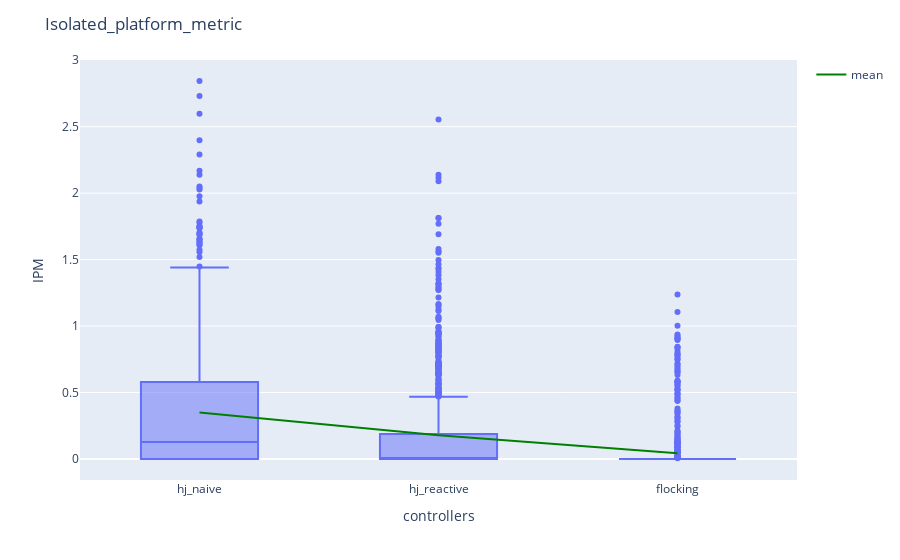

Here is the notebook cell this chart was saved with:
### Markdown cell above
+ Isolated Platform Metric

### Code cell
ipm_dict= {"hj_naive": metrics_hj_naive["Isolated_platform_metric"],
                      "hj_reactive": metrics_hj_reactive["Isolated_platform_metric"],
                      "flocking": metrics_hj_flocking["Isolated_platform_metric"]}
ipm_df = pd.DataFrame(ipm_dict)
fig_ipm = px.box(ipm_df, log_y=False )
mean_trace = go.Scatter(
    x=ipm_df.columns,
    y=ipm_df.mean(),
    mode='lines',
    line=dict(color='green', width=2),
    showlegend=True,
    name="mean"
)
fig_ipm.add_trace(mean_trace)
# Add custom x and y labels
fig_ipm.update_layout(
    xaxis_title="controllers",
    yaxis_title="IPM",
    title = {'text': "Isolated_platform_metric"}
)
fig_ipm.show()

### Figure 1 — Plotly figure (JSON) as saved in the notebook; plotly's stock layout.template omitted (floating-point values rounded to 4 significant figures; data arrays with more than 128 entries replaced by an {"elided": "..."} marker saying what was removed)
{"data": [{"alignmentgroup": "True", "hovertemplate": "variable=%{x}<br>value=%{y}<extra></extra>", "legendgroup": "", "marker": {"color": "#636efa"}, "name": "", "notched": false, "offsetgroup": "", "orientation": "v", "showlegend": false, "type": "box", "x": {"elided": "2745 str values"}, "x0": " ", "xaxis": "x", "y": {"elided": "2745 float values"}, "y0": " ", "yaxis": "y"}, {"line": {"color": "green", "width": 2}, "mode": "lines", "name": "mean", "showlegend": true, "type": "scatter", "x": ["hj_naive", "hj_reactive", "flocking"], "y": [0.3498, 0.1792, 0.04386]}], "layout": {"boxmode": "group", "legend": {"tracegroupgap": 0}, "margin": {"t": 60}, "title": {"text": "Isolated_platform_metric"}, "xaxis": {"anchor": "y", "domain": [0, 1], "title": {"text": "controllers"}}, "yaxis": {"anchor": "x", "domain": [0, 1], "title": {"text": "IPM"}}}}
